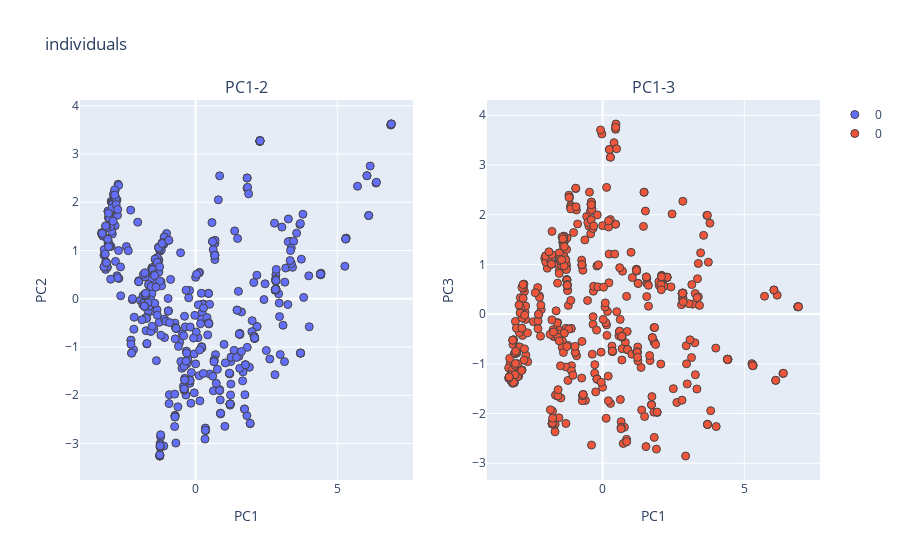

Notebook cell for this chart:
### Code cell
from sklearn.cluster import MeanShift, estimate_bandwidth

bandwidth = estimate_bandwidth(features, quantile=0.3, n_samples=features.shape[0])

ms = MeanShift(bandwidth=bandwidth, bin_seeding=False)
ms.fit(features)
labels = ms.labels_
zlib= {
    z: [x for x in range(len(labels)) if labels[x] == z] for z in list(set(labels))
}

titles= ['PC1-2','PC1-3']
fig_subplots = tools.make_subplots(rows= 1, cols=2,
                             subplot_titles=tuple(titles))

for col in range(1,3):
    fig_data= [go.Scatter(
            x= features[zlib[i],0],
            y= features[zlib[i],col],
            mode= "markers",
            marker= {
            'line': {'width': 1},
            'size': 8,
            'symbol': 'circle',
          "opacity": 1
          },
          name= str(i)
        ) for i in list(zlib.keys())]
    
    for trace1 in fig_data:
        fig_subplots.append_trace(trace1, 1, col)
    
    fig_subplots.update_xaxes(title= 'PC1')

    fig_subplots.update_yaxes(title= 'PC' + str(col + 1),row=1, col=col)


layout = go.Layout(
    title= 'mutation profile PCA'
)


fig = go.Figure(data=fig_subplots, layout=layout)
fig['layout'].update(title= 'individuals')
iplot(fig)

### Figure 1 — Plotly figure (JSON) as saved in the notebook; plotly's stock layout.template omitted (floating-point values rounded to 4 significant figures; data arrays with more than 128 entries replaced by an {"elided": "..."} marker saying what was removed)
{"data": [{"marker": {"line": {"width": 1}, "opacity": 1, "size": 8, "symbol": "circle"}, "mode": "markers", "name": "0", "type": "scatter", "x": {"elided": "530 float values"}, "xaxis": "x", "y": {"elided": "530 float values"}, "yaxis": "y"}, {"marker": {"line": {"width": 1}, "opacity": 1, "size": 8, "symbol": "circle"}, "mode": "markers", "name": "0", "type": "scatter", "x": {"elided": "530 float values"}, "xaxis": "x2", "y": {"elided": "530 float values"}, "yaxis": "y2"}], "layout": {"annotations": [{"font": {"size": 16}, "showarrow": false, "text": "PC1-2", "x": 0.225, "xanchor": "center", "xref": "paper", "y": 1, "yanchor": "bottom", "yref": "paper"}, {"font": {"size": 16}, "showarrow": false, "text": "PC1-3", "x": 0.775, "xanchor": "center", "xref": "paper", "y": 1, "yanchor": "bottom", "yref": "paper"}], "title": {"text": "individuals"}, "xaxis": {"anchor": "y", "domain": [0, 0.45], "title": {"text": "PC1"}}, "xaxis2": {"anchor": "y2", "domain": [0.55, 1], "title": {"text": "PC1"}}, "yaxis": {"anchor": "x", "domain": [0, 1], "title": {"text": "PC2"}}, "yaxis2": {"anchor": "x2", "domain": [0, 1], "title": {"text": "PC3"}}}}
